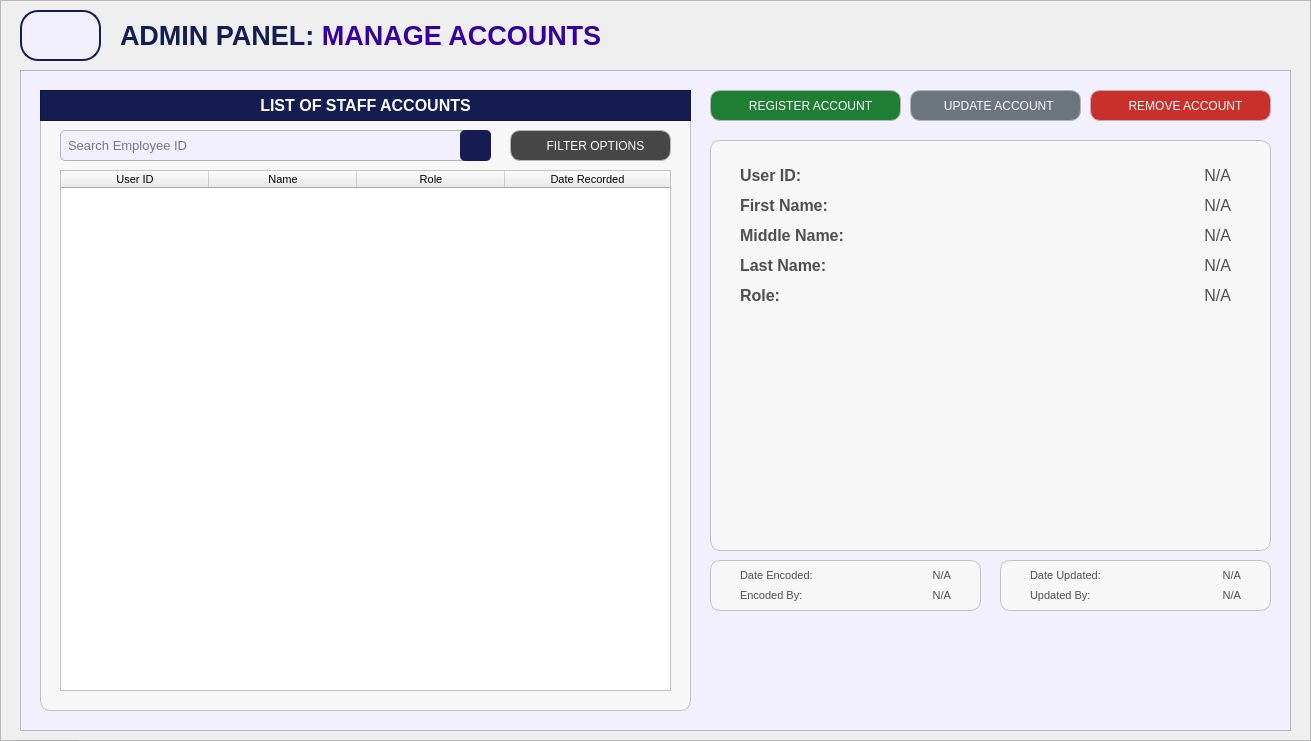
  <widget class="QFrame" name="baseBodyFrame">
   <property name="geometry">
    <rect>
     <x>20</x>
     <y>60</y>
     <width>1311</width>
     <height>741</height>
    </rect>
   </property>
   <property name="styleSheet">
    <string notr="true">#baseBodyFrame {
	background-color: #e7e2ff;
	border: none;
	border-radius: 10px;
}</string>
   </property>
   <property name="frameShape">
    <enum>QFrame::Shape::StyledPanel</enum>
   </property>
   <property name="frameShadow">
    <enum>QFrame::Shadow::Raised</enum>
   </property>
   <widget class="QPushButton" name="logout_buttonLogout_3">
    <property name="geometry">
     <rect>
      <x>10</x>
      <y>740</y>
      <width>71</width>
      <height>31</height>
     </rect>
    </property>
    <property name="font">
     <font>
      <family>Arial</family>
      <pointsize>8</pointsize>
      <bold>true</bold>
     </font>
    </property>
    <property name="cursor">
     <cursorShape>PointingHandCursor</cursorShape>
    </property>
    <property name="styleSheet">
     <string notr="true">#logout_buttonLogout {
    background-color: #bc1c1c;
    color: white;
    border-radius: 5px;
    padding: 10px; /* Optional: Adjusts spacing inside the button */
}
#logout_buttonLogout:hover {
    background-color: #d82020; /* Slightly lighter blue when hovered */
}
#logout_buttonLogout:pressed {
    background-color: #8c1515; /* Darker blue when clicked */
}</string>
    </property>
    <property name="text">
     <string>LOGOUT</string>
    </property>
   </widget>
   <widget class="QLabel" name="title_bodyStatistics">
    <property name="geometry">
     <rect>
      <x>120</x>
      <y>20</y>
      <width>641</width>
      <height>31</height>
     </rect>
    </property>
    <property name="font">
     <font>
      <family>Arial</family>
      <pointsize>20</pointsize>
      <bold>true</bold>
     </font>
    </property>
    <property name="styleSheet">
     <string notr="true">#title_bodyStatistics {
	background-color: transparent;
	color: #141c52;
}
</string>
    </property>
    <property name="text">
     <string>&lt;html&gt;&lt;head/&gt;&lt;body&gt;&lt;p&gt;ADMIN PANEL: &lt;span style=&quot; color:#3600a1;&quot;&gt;MANAGE ACCOUNTS&lt;/span&gt;&lt;/p&gt;&lt;/body&gt;&lt;/html&gt;</string>
    </property>
   </widget>
   <widget class="QFrame" name="statistics_frameBody">
    <property name="geometry">
     <rect>
      <x>20</x>
      <y>70</y>
      <width>1271</width>
      <height>661</height>
     </rect>
    </property>
    <property name="font">
     <font>
      <bold>true</bold>
     </font>
    </property>
    <property name="styleSheet">
     <string notr="true">#statistics_frameBody{
	background-color: #f2efff;
}</string>
    </property>
    <property name="frameShape">
     <enum>QFrame::Shape::StyledPanel</enum>
    </property>
    <property name="frameShadow">
     <enum>QFrame::Shadow::Raised</enum>
    </property>
    <widget class="QFrame" name="basePopUpBodyFrame">
     <property name="geometry">
      <rect>
       <x>20</x>
       <y>20</y>
       <width>651</width>
       <height>621</height>
      </rect>
     </property>
     <property name="styleSheet">
      <string notr="true">#basePopUpBodyFrame {
	background-color: rgb(247, 247, 247);
	border: 1px solid rgb(194, 194, 194);
	border-radius: 10px;
}</string>
     </property>
     <property name="frameShape">
      <enum>QFrame::Shape::StyledPanel</enum>
     </property>
     <property name="frameShadow">
      <enum>QFrame::Shadow::Raised</enum>
     </property>
     <widget class="QFrame" name="basePopUpTitleFrame_3">
      <property name="geometry">
       <rect>
        <x>0</x>
        <y>0</y>
        <width>651</width>
        <height>31</height>
       </rect>
      </property>
      <property name="styleSheet">
       <string notr="true">#basePopUpTitleFrame_3 {
	background-color: #141c52;
}</string>
      </property>
      <property name="frameShape">
       <enum>QFrame::Shape::StyledPanel</enum>
      </property>
      <property name="frameShadow">
       <enum>QFrame::Shadow::Raised</enum>
      </property>
      <widget class="QLabel" name="label_title_3">
       <property name="geometry">
        <rect>
         <x>0</x>
         <y>0</y>
         <width>651</width>
         <height>31</height>
        </rect>
       </property>
       <property name="font">
        <font>
         <family>Arial</family>
         <pointsize>12</pointsize>
         <bold>true</bold>
        </font>
       </property>
       <property name="styleSheet">
        <string notr="true">#label_title_3{
	background-color:transparent;
	color: rgb(255, 255, 255);
}</string>
       </property>
       <property name="text">
        <string>LIST OF STAFF ACCOUNTS</string>
       </property>
       <property name="alignment">
        <set>Qt::AlignmentFlag::AlignCenter</set>
       </property>
      </widget>
     </widget>
     <widget class="QLineEdit" name="adminpanel_empID_fieldSearch">
      <property name="geometry">
       <rect>
        <x>20</x>
        <y>40</y>
        <width>431</width>
        <height>31</height>
       </rect>
      </property>
      <property name="font">
       <font>
        <family>Arial</family>
        <pointsize>10</pointsize>
       </font>
      </property>
      <property name="styleSheet">
       <string notr="true">#adminpanel_empID_fieldSearch{
    border: 1px solid #b3b3b3;  /* Black border */
    border-radius: 5px;        /* Rounded corners */
    padding: 5px;               /* Inner spacing */
    background-color: #f2efff;  /* Gray background */
    color: #000000; 
}
</string>
      </property>
      <property name="text">
       <string/>
      </property>
      <property name="placeholderText">
       <string>Search Employee ID</string>
      </property>
     </widget>
     <widget class="QPushButton" name="buttonSearch">
      <property name="geometry">
       <rect>
        <x>420</x>
        <y>40</y>
        <width>31</width>
        <height>31</height>
       </rect>
      </property>
      <property name="font">
       <font>
        <family>Arial</family>
        <pointsize>9</pointsize>
       </font>
      </property>
      <property name="cursor">
       <cursorShape>PointingHandCursor</cursorShape>
      </property>
      <property name="focusPolicy">
       <enum>Qt::FocusPolicy::NoFocus</enum>
      </property>
      <property name="styleSheet">
       <string notr="true">#buttonSearch {
    background-color:  #141c52;
    color: white;
    border-radius: 5px;
    padding: 10px; /* Optional: Adjusts spacing inside the button */
}
#buttonSearch:hover {
    background-color: #1a237e; /* Slightly lighter blue when hovered */
}
#buttonSearch:pressed {
    background-color: #0f1442; /* Darker blue when clicked */
}</string>
      </property>
      <property name="text">
       <string/>
      </property>
      <property name="icon">
       <iconset>
        <normaloff>../../../../../Desktop/CTU 2nd Year - 2nd Semester Files/PC 225L - INFORMATION MANAGEMENT LABORATORY/PROFILING_SYSTEM/Profiling-System/Assets/FuncIcons/icon_search_w.svg</normaloff>../../../../../Desktop/CTU 2nd Year - 2nd Semester Files/PC 225L - INFORMATION MANAGEMENT LABORATORY/PROFILING_SYSTEM/Profiling-System/Assets/FuncIcons/icon_search_w.svg</iconset>
      </property>
      <property name="iconSize">
       <size>
        <width>20</width>
        <height>20</height>
       </size>
      </property>
     </widget>
     <widget class="QTableWidget" name="adminpanel_tableView_List_StaffAccounts">
      <property name="geometry">
       <rect>
        <x>20</x>
        <y>80</y>
        <width>611</width>
        <height>521</height>
       </rect>
      </property>
      <property name="font">
       <font>
        <family>Arial</family>
        <pointsize>8</pointsize>
       </font>
      </property>
      <property name="focusPolicy">
       <enum>Qt::FocusPolicy::NoFocus</enum>
      </property>
      <property name="styleSheet">
       <string notr="true">#adminpanel_tableView_List_StaffAccounts {
	background-color: white;
	color: #black;
}
</string>
      </property>
      <property name="editTriggers">
       <set>QAbstractItemView::EditTrigger::NoEditTriggers</set>
      </property>
      <attribute name="horizontalHeaderVisible">
       <bool>true</bool>
      </attribute>
      <attribute name="horizontalHeaderCascadingSectionResizes">
       <bool>false</bool>
      </attribute>
      <attribute name="horizontalHeaderDefaultSectionSize">
       <number>148</number>
      </attribute>
      <attribute name="horizontalHeaderShowSortIndicator" stdset="0">
       <bool>false</bool>
      </attribute>
      <attribute name="horizontalHeaderStretchLastSection">
       <bool>true</bool>
      </attribute>
      <attribute name="verticalHeaderVisible">
       <bool>false</bool>
      </attribute>
      <attribute name="verticalHeaderCascadingSectionResizes">
       <bool>false</bool>
      </attribute>
      <column>
       <property name="text">
        <string>User ID</string>
       </property>
       <property name="font">
        <font>
         <family>Arial</family>
         <pointsize>8</pointsize>
        </font>
       </property>
       <property name="background">
        <color>
         <red>211</red>
         <green>205</green>
         <blue>255</blue>
        </color>
       </property>
      </column>
      <column>
       <property name="text">
        <string>Name</string>
       </property>
       <property name="font">
        <font>
         <family>Arial</family>
         <pointsize>8</pointsize>
        </font>
       </property>
       <property name="background">
        <color>
         <red>211</red>
         <green>205</green>
         <blue>255</blue>
        </color>
       </property>
      </column>
      <column>
       <property name="text">
        <string>Role</string>
       </property>
       <property name="font">
        <font>
         <family>Arial</family>
         <pointsize>8</pointsize>
        </font>
       </property>
       <property name="background">
        <color>
         <red>211</red>
         <green>205</green>
         <blue>255</blue>
        </color>
       </property>
      </column>
      <column>
       <property name="text">
        <string>Date Recorded</string>
       </property>
       <property name="font">
        <font>
         <family>Arial</family>
         <pointsize>8</pointsize>
        </font>
       </property>
       <property name="background">
        <color>
         <red>211</red>
         <green>205</green>
         <blue>255</blue>
        </color>
       </property>
      </column>
     </widget>
     <widget class="QPushButton" name="manag_account_buttonFilter">
      <property name="geometry">
       <rect>
        <x>470</x>
        <y>40</y>
        <width>161</width>
        <height>31</height>
       </rect>
      </property>
      <property name="font">
       <font>
        <family>Arial</family>
        <pointsize>9</pointsize>
       </font>
      </property>
      <property name="cursor">
       <cursorShape>PointingHandCursor</cursorShape>
      </property>
      <property name="focusPolicy">
       <enum>Qt::FocusPolicy::NoFocus</enum>
      </property>
      <property name="styleSheet">
       <string notr="true">#manag_account_buttonFilter {
    background-color:  #474747;
    color: white;
    border: 1px solid #b5b5b5;
    border-radius: 10px;
    padding: 10px; 
}

#manag_account_buttonFilter:hover {
    background-color: #636363;
    color: white; 
}

#manag_account_buttonFilter:pressed {
    background-color: #bfbfbf;
    color: white; 
}
</string>
      </property>
      <property name="text">
       <string>   FILTER OPTIONS</string>
      </property>
      <property name="icon">
       <iconset>
        <normaloff>../../../Assets/FuncIcons/icon_filter.svg</normaloff>../../../Assets/FuncIcons/icon_filter.svg</iconset>
      </property>
      <property name="iconSize">
       <size>
        <width>18</width>
        <height>18</height>
       </size>
      </property>
     </widget>
    </widget>
    <widget class="QPushButton" name="admn_button_RemAcc">
     <property name="geometry">
      <rect>
       <x>1070</x>
       <y>20</y>
       <width>181</width>
       <height>31</height>
      </rect>
     </property>
     <property name="font">
      <font>
       <family>Arial</family>
       <pointsize>9</pointsize>
      </font>
     </property>
     <property name="cursor">
      <cursorShape>PointingHandCursor</cursorShape>
     </property>
     <property name="focusPolicy">
      <enum>Qt::FocusPolicy::NoFocus</enum>
     </property>
     <property name="styleSheet">
      <string notr="true">#admn_button_RemAcc {
    background-color: #c9302c; /* Default red */
    color: white;
    border: 1px solid #b5b5b5; /* Light gray border */
    border-radius: 10px;
    padding: 10px; 
}

#admn_button_RemAcc:hover {
    background-color: #d9534f; /* Brighter red when hovered */
    color: white; 
}

#admn_button_RemAcc:pressed {
    background-color: #a52a2a; /* Darker red when pressed */
    color: white; 
}</string>
     </property>
     <property name="text">
      <string>   REMOVE ACCOUNT</string>
     </property>
     <property name="icon">
      <iconset>
       <normaloff>../../../Assets/FuncIcons/icon_del.svg</normaloff>../../../Assets/FuncIcons/icon_del.svg</iconset>
     </property>
     <property name="iconSize">
      <size>
       <width>20</width>
       <height>20</height>
      </size>
     </property>
    </widget>
    <widget class="QPushButton" name="admn_button_RegAcc">
     <property name="geometry">
      <rect>
       <x>690</x>
       <y>20</y>
       <width>191</width>
       <height>31</height>
      </rect>
     </property>
     <property name="font">
      <font>
       <family>Arial</family>
       <pointsize>9</pointsize>
      </font>
     </property>
     <property name="cursor">
      <cursorShape>PointingHandCursor</cursorShape>
     </property>
     <property name="focusPolicy">
      <enum>Qt::FocusPolicy::NoFocus</enum>
     </property>
     <property name="styleSheet">
      <string notr="true">#admn_button_RegAcc {
    background-color:  #1e7e34; /* Default green */
    color: white;
    border: 1px solid #b5b5b5;
    border-radius: 10px;
    padding: 10px; 
}

#admn_button_RegAcc:hover {
    background-color: #28a745; /* Brighter green when hovered */
    color: white; 
}

#admn_button_RegAcc:pressed {
    background-color:  #34c759; /* Darker green when pressed */
    color: white; 
}
</string>
     </property>
     <property name="text">
      <string>   REGISTER ACCOUNT</string>
     </property>
     <property name="icon">
      <iconset>
       <normaloff>../../../Assets/FuncIcons/icon_add.svg</normaloff>../../../Assets/FuncIcons/icon_add.svg</iconset>
     </property>
     <property name="iconSize">
      <size>
       <width>20</width>
       <height>20</height>
      </size>
     </property>
    </widget>
    <widget class="QPushButton" name="admn_button_UpdAcc">
     <property name="geometry">
      <rect>
       <x>890</x>
       <y>20</y>
       <width>171</width>
       <height>31</height>
      </rect>
     </property>
     <property name="font">
      <font>
       <family>Arial</family>
       <pointsize>9</pointsize>
      </font>
     </property>
     <property name="cursor">
      <cursorShape>PointingHandCursor</cursorShape>
     </property>
     <property name="focusPolicy">
      <enum>Qt::FocusPolicy::NoFocus</enum>
     </property>
     <property name="styleSheet">
      <string notr="true">#admn_button_UpdAcc {
    background-color: #6c757d; /* Default gray */
    color: white;
    border: 1px solid #b5b5b5; /* Light gray border */
    border-radius: 10px;
    padding: 10px; 
}

#admn_button_UpdAcc:hover {
    background-color: #838b94; /* Brighter gray when hovered */
    color: white; 
}

#admn_button_UpdAcc:pressed {
    background-color: #5a6268; /* Darker gray when pressed */
    color: white; 
}
</string>
     </property>
     <property name="text">
      <string>  UPDATE ACCOUNT</string>
     </property>
     <property name="icon">
      <iconset>
       <normaloff>../../../Assets/FuncIcons/icon_edit.svg</normaloff>../../../Assets/FuncIcons/icon_edit.svg</iconset>
     </property>
     <property name="iconSize">
      <size>
       <width>20</width>
       <height>20</height>
      </size>
     </property>
    </widget>
    <widget class="QFrame" name="basePopUpBodyFrame_3">
     <property name="geometry">
      <rect>
       <x>690</x>
       <y>70</y>
       <width>561</width>
       <height>411</height>
      </rect>
     </property>
     <property name="styleSheet">
      <string notr="true">#basePopUpBodyFrame_3 {
	background-color: rgb(247, 247, 247);
	border: 1px solid rgb(194, 194, 194);
	border-radius: 10px;
}</string>
     </property>
     <property name="frameShape">
      <enum>QFrame::Shape::StyledPanel</enum>
     </property>
     <property name="frameShadow">
      <enum>QFrame::Shadow::Raised</enum>
     </property>
     <widget class="QLabel" name="ap_label_user_fname">
      <property name="geometry">
       <rect>
        <x>30</x>
        <y>50</y>
        <width>151</width>
        <height>31</height>
       </rect>
      </property>
      <property name="font">
       <font>
        <family>Arial</family>
        <pointsize>12</pointsize>
        <bold>true</bold>
       </font>
      </property>
      <property name="styleSheet">
       <string notr="true">#ap_label_user_fname{
	background-color:transparent;
	color:#4f4f4f;
}</string>
      </property>
      <property name="text">
       <string>First Name:</string>
      </property>
      <property name="alignment">
       <set>Qt::AlignmentFlag::AlignLeading|Qt::AlignmentFlag::AlignLeft|Qt::AlignmentFlag::AlignVCenter</set>
      </property>
     </widget>
     <widget class="QLabel" name="ap_display_user_fname">
      <property name="geometry">
       <rect>
        <x>190</x>
        <y>50</y>
        <width>331</width>
        <height>31</height>
       </rect>
      </property>
      <property name="font">
       <font>
        <family>Arial</family>
        <pointsize>12</pointsize>
       </font>
      </property>
      <property name="styleSheet">
       <string notr="true">#ap_display_user_fname{
	background-color:transparent;
	color:#4f4f4f;
}</string>
      </property>
      <property name="text">
       <string>N/A</string>
      </property>
      <property name="alignment">
       <set>Qt::AlignmentFlag::AlignRight|Qt::AlignmentFlag::AlignTrailing|Qt::AlignmentFlag::AlignVCenter</set>
      </property>
     </widget>
     <widget class="QLabel" name="ap_label_user_role">
      <property name="geometry">
       <rect>
        <x>30</x>
        <y>140</y>
        <width>151</width>
        <height>31</height>
       </rect>
      </property>
      <property name="font">
       <font>
        <family>Arial</family>
        <pointsize>12</pointsize>
        <bold>true</bold>
       </font>
      </property>
      <property name="styleSheet">
       <string notr="true">#ap_label_user_role{
	background-color:transparent;
	color:#4f4f4f;
}</string>
      </property>
      <property name="text">
       <string>Role:</string>
      </property>
      <property name="alignment">
       <set>Qt::AlignmentFlag::AlignLeading|Qt::AlignmentFlag::AlignLeft|Qt::AlignmentFlag::AlignVCenter</set>
      </property>
     </widget>
     <widget class="QLabel" name="ap_display_user_role">
      <property name="geometry">
       <rect>
        <x>190</x>
        <y>140</y>
        <width>331</width>
        <height>31</height>
       </rect>
      </property>
      <property name="font">
       <font>
        <family>Arial</family>
        <pointsize>12</pointsize>
       </font>
      </property>
      <property name="styleSheet">
       <string notr="true">#ap_display_user_role{
	background-color:transparent;
	color:#4f4f4f;
}</string>
      </property>
      <property name="text">
       <string>N/A</string>
      </property>
      <property name="alignment">
       <set>Qt::AlignmentFlag::AlignRight|Qt::AlignmentFlag::AlignTrailing|Qt::AlignmentFlag::AlignVCenter</set>
      </property>
     </widget>
     <widget class="QLabel" name="ap_label_user_id">
      <property name="geometry">
       <rect>
        <x>30</x>
        <y>20</y>
        <width>151</width>
        <height>31</height>
       </rect>
      </property>
      <property name="font">
       <font>
        <family>Arial</family>
        <pointsize>12</pointsize>
        <bold>true</bold>
       </font>
      </property>
      <property name="styleSheet">
       <string notr="true">#ap_label_user_id{
	background-color:transparent;
	color:#4f4f4f;
}</string>
      </property>
      <property name="text">
       <string>User ID:</string>
      </property>
      <property name="alignment">
       <set>Qt::AlignmentFlag::AlignLeading|Qt::AlignmentFlag::AlignLeft|Qt::AlignmentFlag::AlignVCenter</set>
      </property>
     </widget>
     <widget class="QLabel" name="ap_display_user_id">
      <property name="geometry">
       <rect>
        <x>190</x>
        <y>20</y>
        <width>331</width>
        <height>31</height>
       </rect>
      </property>
      <property name="font">
       <font>
        <family>Arial</family>
        <pointsize>12</pointsize>
       </font>
      </property>
      <property name="styleSheet">
       <string notr="true">#ap_display_user_id{
	background-color:transparent;
	color:#4f4f4f;
}</string>
      </property>
      <property name="text">
       <string>N/A</string>
      </property>
      <property name="alignment">
       <set>Qt::AlignmentFlag::AlignRight|Qt::AlignmentFlag::AlignTrailing|Qt::AlignmentFlag::AlignVCenter</set>
      </property>
     </widget>
     <widget class="QLabel" name="ap_label_user_mname">
      <property name="geometry">
       <rect>
        <x>30</x>
        <y>80</y>
        <width>151</width>
        <height>31</height>
       </rect>
      </property>
      <property name="font">
       <font>
        <family>Arial</family>
        <pointsize>12</pointsize>
        <bold>true</bold>
       </font>
      </property>
      <property name="styleSheet">
       <string notr="true">#ap_label_user_mname{
	background-color:transparent;
	color:#4f4f4f;
}</string>
      </property>
      <property name="text">
       <string>Middle Name:</string>
      </property>
      <property name="alignment">
       <set>Qt::AlignmentFlag::AlignLeading|Qt::AlignmentFlag::AlignLeft|Qt::AlignmentFlag::AlignVCenter</set>
      </property>
     </widget>
     <widget class="QLabel" name="ap_display_user_mname">
      <property name="geometry">
       <rect>
        <x>190</x>
        <y>80</y>
        <width>331</width>
        <height>31</height>
       </rect>
      </property>
      <property name="font">
       <font>
        <family>Arial</family>
        <pointsize>12</pointsize>
       </font>
      </property>
      <property name="styleSheet">
       <string notr="true">#ap_display_user_mname{
	background-color:transparent;
	color:#4f4f4f;
}</string>
      </property>
      <property name="text">
       <string>N/A</string>
      </property>
      <property name="alignment">
       <set>Qt::AlignmentFlag::AlignRight|Qt::AlignmentFlag::AlignTrailing|Qt::AlignmentFlag::AlignVCenter</set>
      </property>
     </widget>
     <widget class="QLabel" name="ap_label_user_lname">
      <property name="geometry">
       <rect>
        <x>30</x>
        <y>110</y>
        <width>151</width>
        <height>31</height>
       </rect>
      </property>
      <property name="font">
       <font>
        <family>Arial</family>
        <pointsize>12</pointsize>
        <bold>true</bold>
       </font>
      </property>
      <property name="styleSheet">
       <string notr="true">#ap_label_user_lname{
	background-color:transparent;
	color:#4f4f4f;
}</string>
      </property>
      <property name="text">
       <string>Last Name:</string>
      </property>
      <property name="alignment">
       <set>Qt::AlignmentFlag::AlignLeading|Qt::AlignmentFlag::AlignLeft|Qt::AlignmentFlag::AlignVCenter</set>
      </property>
     </widget>
     <widget class="QLabel" name="ap_display_user_lname">
      <property name="geometry">
       <rect>
        <x>190</x>
        <y>110</y>
        <width>331</width>
        <height>31</height>
       </rect>
      </property>
      <property name="font">
       <font>
        <family>Arial</family>
        <pointsize>12</pointsize>
       </font>
      </property>
      <property name="styleSheet">
       <string notr="true">#ap_display_user_lname{
	background-color:transparent;
	color:#4f4f4f;
}</string>
      </property>
      <property name="text">
       <string>N/A</string>
      </property>
      <property name="alignment">
       <set>Qt::AlignmentFlag::AlignRight|Qt::AlignmentFlag::AlignTrailing|Qt::AlignmentFlag::AlignVCenter</set>
      </property>
     </widget>
    </widget>
    <widget class="QFrame" name="basePopUpBodyFrame_5">
     <property name="geometry">
      <rect>
       <x>980</x>
       <y>490</y>
       <width>271</width>
       <height>51</height>
      </rect>
     </property>
     <property name="styleSheet">
      <string notr="true">#basePopUpBodyFrame_5 {
	background-color: rgb(247, 247, 247);
	border: 1px solid rgb(194, 194, 194);
	border-radius: 10px;
}</string>
     </property>
     <property name="frameShape">
      <enum>QFrame::Shape::StyledPanel</enum>
     </property>
     <property name="frameShadow">
      <enum>QFrame::Shadow::Raised</enum>
     </property>
     <widget class="QLabel" name="label_DateUpdated">
      <property name="geometry">
       <rect>
        <x>30</x>
        <y>0</y>
        <width>81</width>
        <height>31</height>
       </rect>
      </property>
      <property name="font">
       <font>
        <family>Arial</family>
        <pointsize>8</pointsize>
       </font>
      </property>
      <property name="styleSheet">
       <string notr="true">#label_DateUpdated{
	background-color:transparent;
	color:#4f4f4f;
}</string>
      </property>
      <property name="text">
       <string>Date Updated:</string>
      </property>
      <property name="alignment">
       <set>Qt::AlignmentFlag::AlignLeading|Qt::AlignmentFlag::AlignLeft|Qt::AlignmentFlag::AlignVCenter</set>
      </property>
     </widget>
     <widget class="QLabel" name="display_DateUpdated">
      <property name="geometry">
       <rect>
        <x>130</x>
        <y>0</y>
        <width>111</width>
        <height>31</height>
       </rect>
      </property>
      <property name="font">
       <font>
        <family>Arial</family>
        <pointsize>8</pointsize>
       </font>
      </property>
      <property name="styleSheet">
       <string notr="true">#display_DateUpdated{
	background-color:transparent;
	color:#4f4f4f;
}</string>
      </property>
      <property name="text">
       <string>N/A</string>
      </property>
      <property name="alignment">
       <set>Qt::AlignmentFlag::AlignRight|Qt::AlignmentFlag::AlignTrailing|Qt::AlignmentFlag::AlignVCenter</set>
      </property>
     </widget>
     <widget class="QLabel" name="display_UpdatedBy">
      <property name="geometry">
       <rect>
        <x>130</x>
        <y>20</y>
        <width>111</width>
        <height>31</height>
       </rect>
      </property>
      <property name="font">
       <font>
        <family>Arial</family>
        <pointsize>8</pointsize>
       </font>
      </property>
      <property name="styleSheet">
       <string notr="true">#display_UpdatedBy{
	background-color:transparent;
	color:#4f4f4f;
}</string>
      </property>
      <property name="text">
       <string>N/A</string>
      </property>
      <property name="alignment">
       <set>Qt::AlignmentFlag::AlignRight|Qt::AlignmentFlag::AlignTrailing|Qt::AlignmentFlag::AlignVCenter</set>
      </property>
     </widget>
     <widget class="QLabel" name="label_UpdatedBy">
      <property name="geometry">
       <rect>
        <x>30</x>
        <y>20</y>
        <width>81</width>
        <height>31</height>
       </rect>
      </property>
      <property name="font">
       <font>
        <family>Arial</family>
        <pointsize>8</pointsize>
       </font>
      </property>
      <property name="styleSheet">
       <string notr="true">#label_UpdatedBy{
	background-color:transparent;
	color:#4f4f4f;
}</string>
      </property>
      <property name="text">
       <string>Updated By:</string>
      </property>
      <property name="alignment">
       <set>Qt::AlignmentFlag::AlignLeading|Qt::AlignmentFlag::AlignLeft|Qt::AlignmentFlag::AlignVCenter</set>
      </property>
     </widget>
    </widget>
    <widget class="QFrame" name="basePopUpBodyFrame_4">
     <property name="geometry">
      <rect>
       <x>690</x>
       <y>490</y>
       <width>271</width>
       <height>51</height>
      </rect>
     </property>
     <property name="styleSheet">
      <string notr="true">#basePopUpBodyFrame_4 {
	background-color: rgb(247, 247, 247);
	border: 1px solid rgb(194, 194, 194);
	border-radius: 10px;
}</string>
     </property>
     <property name="frameShape">
      <enum>QFrame::Shape::StyledPanel</enum>
     </property>
     <property name="frameShadow">
      <enum>QFrame::Shadow::Raised</enum>
     </property>
     <widget class="QLabel" name="label_DateEncoded">
      <property name="geometry">
       <rect>
        <x>30</x>
        <y>0</y>
        <width>81</width>
        <height>31</height>
       </rect>
      </property>
      <property name="font">
       <font>
        <family>Arial</family>
        <pointsize>8</pointsize>
       </font>
      </property>
      <property name="styleSheet">
       <string notr="true">#label_DateEncoded{
	background-color:transparent;
	color:#4f4f4f;
}</string>
      </property>
      <property name="text">
       <string>Date Encoded:</string>
      </property>
      <property name="alignment">
       <set>Qt::AlignmentFlag::AlignLeading|Qt::AlignmentFlag::AlignLeft|Qt::AlignmentFlag::AlignVCenter</set>
      </property>
     </widget>
     <widget class="QLabel" name="display_DateEncoded">
      <property name="geometry">
       <rect>
        <x>130</x>
        <y>0</y>
        <width>111</width>
        <height>31</height>
       </rect>
      </property>
      <property name="font">
       <font>
        <family>Arial</family>
        <pointsize>8</pointsize>
       </font>
      </property>
      <property name="styleSheet">
       <string notr="true">#display_DateEncoded{
	background-color:transparent;
	color:#4f4f4f;
}</string>
      </property>
      <property name="text">
       <string>N/A</string>
      </property>
      <property name="alignment">
       <set>Qt::AlignmentFlag::AlignRight|Qt::AlignmentFlag::AlignTrailing|Qt::AlignmentFlag::AlignVCenter</set>
      </property>
     </widget>
     <widget class="QLabel" name="display_EncodedBy">
      <property name="geometry">
       <rect>
        <x>130</x>
        <y>20</y>
        <width>111</width>
        <height>31</height>
       </rect>
      </property>
      <property name="font">
       <font>
        <family>Arial</family>
        <pointsize>8</pointsize>
       </font>
      </property>
      <property name="styleSheet">
       <string notr="true">#display_EncodedBy{
	background-color:transparent;
	color:#4f4f4f;
}</string>
      </property>
      <property name="text">
       <string>N/A</string>
      </property>
      <property name="alignment">
       <set>Qt::AlignmentFlag::AlignRight|Qt::AlignmentFlag::AlignTrailing|Qt::AlignmentFlag::AlignVCenter</set>
      </property>
     </widget>
     <widget class="QLabel" name="label_EncodedBy">
      <property name="geometry">
       <rect>
        <x>30</x>
        <y>20</y>
        <width>81</width>
        <height>31</height>
       </rect>
      </property>
      <property name="font">
       <font>
        <family>Arial</family>
        <pointsize>8</pointsize>
       </font>
      </property>
      <property name="styleSheet">
       <string notr="true">#label_EncodedBy{
	background-color:transparent;
	color:#4f4f4f;
}</string>
      </property>
      <property name="text">
       <string>Encoded By:</string>
      </property>
      <property name="alignment">
       <set>Qt::AlignmentFlag::AlignLeading|Qt::AlignmentFlag::AlignLeft|Qt::AlignmentFlag::AlignVCenter</set>
      </property>
     </widget>
    </widget>
   </widget>
   <widget class="QToolButton" name="btn_returnToHistoryRecordPage">
    <property name="geometry">
     <rect>
      <x>20</x>
      <y>10</y>
      <width>81</width>
      <height>51</height>
     </rect>
    </property>
    <property name="styleSheet">
     <string notr="true">#btn_returnToHistoryRecordPage {
    background-color: #f2efff;
    color: #141c52;
	border: 2px solid #141c52; 
	border-radius: 18px;
	text-align: left;
    padding: 10px; /* Optional: Adjusts spacing inside the button */
}
#btn_returnToHistoryRecordPage:hover {
    background-color: #fdfdff; /* Slightly lighter blue when hovered */
}
#btn_returnToHistoryRecordPage:pressed {
    background-color: #e7e5f4; /* Darker blue when clicked */
}

</string>
    </property>
    <property name="text">
     <string/>
    </property>
    <property name="icon">
     <iconset>
      <normaloff>../../../Assets/FuncIcons/img_return.png</normaloff>../../../Assets/FuncIcons/img_return.png</iconset>
    </property>
    <property name="iconSize">
     <size>
      <width>25</width>
      <height>25</height>
     </size>
    </property>
   </widget>
  </widget>
